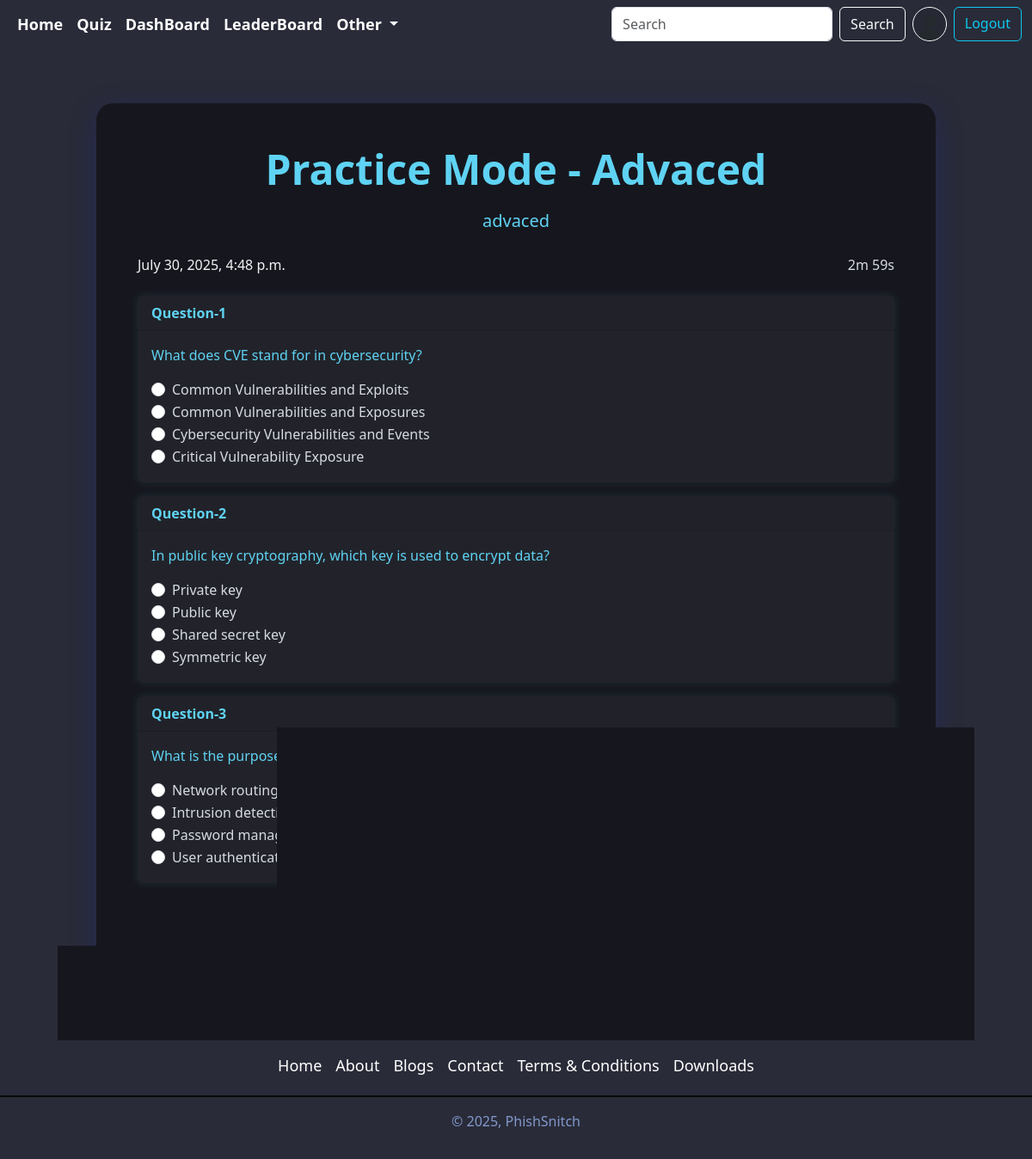
The page /quiz/17 (signed in) on the database its author committed.
### accounts/models.py (models this page shows, shortened)
class Profile(models.Model):
    user=models.OneToOneField(User, on_delete=models.CASCADE,null=True,verbose_name='User_Object')
    bio=models.TextField(blank=True,null=True)
    profile_image=models.ImageField(upload_to='profile_images',default='userdefault.png',blank=True,null=True,verbose_name='Profile_Pic')
    location=models.CharField(max_length=100,blank=True,null=True)
    GENDER=(
        ('Male','Male'),
        ('Female','Female'),
        ('Other','Other')
    )
    gender=models.CharField(max_length=6,choices=GENDER,blank=True,null=True)
    rank=models.IntegerField(null=True,blank=True,editable=True,default=0)
    total_score = models.IntegerField(default=0)

### quiz/models.py (models this page shows, shortened)
class Quiz(models.Model):
    MODE_CHOICES = [
        ('PRACTICE', 'Practice (MCQ)'),
        ('TIMED', 'Timed (MCQ)'),
        ('TF', 'True/False'),
        ('SCENARIO', 'Scenario Based'),
    ]
    title = models.CharField(max_length=255)
    description = models.TextField()
    category = models.ForeignKey(Category, on_delete=models.CASCADE)
    quiz_file = models.FileField(upload_to='quiz/')
    created_at = models.DateTimeField(auto_now_add=True)
    mode = models.CharField(max_length=10, choices=MODE_CHOICES, default='PRACTICE')
    uploaded_at = models.DateTimeField(auto_now=True)
    class Meta:
        verbose_name_plural = 'Quizzes'

class Category(models.Model):
    name = models.CharField(max_length=200)
    image = models.ImageField(upload_to='category_images',null=True,blank=True,default='bg3.png')
    class Meta:
        verbose_name_plural = 'Categories'
    def __str__(self):
        return self.name

class Question(models.Model):
    quiz = models.ForeignKey(Quiz, on_delete=models.CASCADE)
    scenario=models.TextField(null=True,blank=True)
    text = models.TextField()

class Choice(models.Model):
    question = models.ForeignKey(Question, on_delete=models.CASCADE)
    text = models.CharField(max_length=255)
    is_correct = models.BooleanField(default=False)

### quiz/views.py (the view)
# urls.py: path('<int:quiz_id>',views.quiz_view,name='quiz'),
@login_required
def quiz_view(request,quiz_id):
    quiz=get_object_or_404(Quiz,pk=quiz_id)
    if  request.method == "POST":
        score=int(request.POST.get('score',0))
        submission=QuizSubmission(user=request.user,quiz=quiz,score=score)
        submission.save()
        return redirect('quiz_result',submission_id=submission.id)
    return render(request,'quiz.html',{'quiz':quiz})

### templates/quiz.html (shortened to what this page needs)
{% extends 'index.html' %} {% block title %}{{ quiz.title }} - PHISHSNITCH{%endblock title %} {% load static %} {% block content %}
<div class="container col-lg-10 mt-5 pt-4">
  <div class="glass-quiz">
    <h1 class="display-5 text-center fw-bold mb-3">
      {{ quiz.category }} - {{ quiz.title }}
    </h1>
    <p class="fs-5 text-center mb-4">{{ quiz.description }}</p>
    <div class="d-flex justify-content-between mb-4">
      <span class="fs-6">{{ quiz.created_at }}</span>
      <span class="fs-6" id="timer">10:00</span>
    </div>
    <div class="questions">
      {% for question in quiz.question_set.all %}
      <div class="card mb-3 question">
        <div class="card-header fw-bold">Question-{{ forloop.counter }}</div>
        <div class="card-body">
          <p class="card-text">{{ question.text }}</p>
          {% if quiz.mode == "TF" %}
          {% for option in question.choice_set.all %}
          <div class="form-check">
            <label class="form-check-label" for="{{ option.id }}">
              <input
                class="form-check-input"
                type="radio"
                name="{{ option.question.id }}"
                id="{{ option.id }}"
                value="{{ option.text }}"
              />
              {{ option.text }}
            </label>
          </div>
          {% endfor %} {% else %} {% for option in question.choice_set.all %}
          <div class="form-check">
            <label class="form-check-label" for="{{ option.id }}">
              <input
                class="form-check-input"
                type="radio"
                name="{{ option.question.id }}"
                id="{{ option.id }}"
                value="{{ option.text }}"
              />
              {{ option.text }}
            </label>
          </div>
          {% endfor %} {% endif %}
        </div>
      </div>
      {% endfor %}
    </div>
    <form action="" method="post" id="quiz-form">
      <div class="text-center">
        <button
          type="submit"
          class="btn btn-lg px-4 rounded-pill mt-3"
          id="submit-button"
        >
        </button>
      </div>
    </form>
  </div>
</div>
{% endblock content %}

### templates/components/navbar.html (shortened to what this page needs)
{% load static %}
<nav class="navbar navbar-expand-lg ">
    <div class="container-fluid">
      <div class="collapse navbar-collapse" id="navbarSupportedContent">
        <ul class="navbar-nav me-auto mb-2 mb-lg-0">
          <li class="nav-item content">
            <a class="nav-link active" aria-current="page" href="{% url 'home' %}">Home</a>
          </li>
          <li class="nav-item content">
            <a class="nav-link" href="{% url 'category_view' %}">Quiz</a>
          </li>
          {% if request.user.is_superuser %}
          <li class="nav-item content">
            <a class="nav-link" href="{%  url 'dashboard' %}">DashBoard</a>
          </li>
          {% endif %}
          <li class="nav-item content">
            <a class="nav-link" href="{%  url 'leaderboard' %}">LeaderBoard</a>
          </li>
          <li class="nav-item dropdown content " style="background-color: #292b38;">
            <a class="nav-link dropdown-toggle" href="#" role="button" data-bs-toggle="dropdown" aria-expanded="false">
              Other
            </a>
          </li>
        </ul>
        <form class="d-flex" role="search" action="{% url 'search_users' %}">
          <input class="form-control me-2" type="search" placeholder="Search" aria-label="Search" name="q"/>
          <button class="btn btn-outline-light" type="submit">Search</button>
          {% if request.user.is_authenticated %}
          <a href="{% url 'profile' request.user.username %}" data-bs-toggle="tooltip" data-bs-placement="bottom" data-bs-title="{{request.user.username}}" >
            <img src="{{ request.user.profile.profile_image.url }}" alt="image not found" width="40" height="40" class="rounded-circle mx-2 border border-white" style="border-width: 2px;">
          </a>
          <a href="{% url 'logout' %}" class="btn btn-outline-info ">Logout</a>
          {% else %}
          <a href="{% url 'login' %}" class="btn btn-outline-info ms-2">Login</a>
          {% endif %}
        </form>
      </div>
    </div>
  </nav>

### templates/components/navbar.html (style rules this page uses)
.navbar { background-color: #292b38; display: flex; justify-content: space-around; align-items: center; font-weight: bolder; position:fixed; top: 0px; z-index: 100; width: 100vw; }
.content a { text-decoration: none; color: white; padding: 5px; font-size: large; z-index: 10; }

### templates/quiz.html (style rules this page uses)
.glass-quiz { background: rgba(0, 0, 0, 0.45); backdrop-filter: blur(12px); -webkit-backdrop-filter: blur(12px); border-radius: 20px; box-shadow: 0 8px 30px rgba(31, 38, 135, 0.37); padding: 3rem; margin: 3rem auto; color: #f1f3f5; }
.glass-quiz h1, .glass-quiz p, .glass-quiz .card-header { color: #5fd3f3; }
.glass-quiz .card { background-color: rgba(255, 255, 255, 0.05); border: none; box-shadow: 0 0 10px rgba(95, 211, 243, 0.1); }
.glass-quiz .form-check-label, .glass-quiz .form-check-input { color: #d6dbe3; }
.glass-quiz .btn { background-color: transparent; border: 2px solid #5fd3f3; color: #5fd3f3; }
body { background-color: #292b38; }
#timer { color: #d6dbe3; }

### templates/components/footer.html (style rules this page uses)
.content a { text-decoration: none; color: white !important; padding: 5px; font-size: large; z-index: 10; }

### rows shown on the page
Quiz: category "Practice Mode", title "Advaced", description "advaced", created_at "July 30, 2025, 4:48 p.m."
Question: text "What does CVE stand for in cybersecurity?"
Choice: text "Common Vulnerabilities and Exploits"
Choice: text "Common Vulnerabilities and Exposures"
Choice: text "Cybersecurity Vulnerabilities and Events"
Choice: text "Critical Vulnerability Exposure"
Question: text "In public key cryptography, which key is used to encrypt data?"
Choice: text "Private key"
Choice: text "Public key"
Choice: text "Shared secret key"
Choice: text "Symmetric key"
Question: text "What is the purpose of a SIEM system?"
Choice: text "Network routing"
Choice: text "Intrusion detection and incident management"
Choice: text "Password management"
Choice: text "User authentication"
